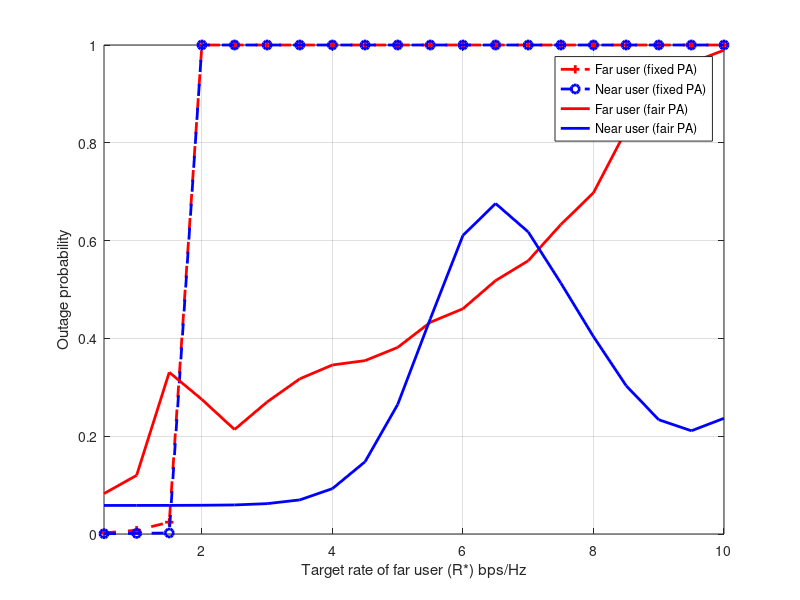

Source code (MATLAB):
clc; clear variables; close all;

N = 10^5;
Pt = 30;                        %Max BS Tx power (dBm)
pt = (10^-3)*db2pow(Pt);        %Max BS Tx power (Linear scale)
No = -114;                      %Noise power (dBm)
no = (10^-3)*db2pow(No);        %Noise power (Linear scale)


r = 0.5:0.5:10;                 %Far user target rate range (R*)

df = 1000; dn = 500;            %Distances

eta = 4;                        %Path loss exponent

p1 = zeros(1,length(r));
p2 = zeros(1,length(r));
pa1 = zeros(1,length(r));
pa2 = zeros(1,length(r));

af = 0.75; an = 0.25;       %Fixed PA (for comparison)



hf = sqrt(df^-eta)*(randn(1,N) + 1i*randn(1,N))/sqrt(2);
hn = sqrt(dn^-eta)*(randn(1,N) + 1i*randn(1,N))/sqrt(2);

g1 = (abs(hf)).^2;
g2 = (abs(hn)).^2;

for u = 1:length(r)
    epsilon = (2^(r(u)))-1;         %Target SINR for far user

        %BASIC FAIR PA%
%        aaf = min(1,epsilon*(no + pt*g1)./(pt*g1*(1+epsilon)));
%        aan = 1 - aaf;

     %IMPROVED FAIR PA%
     aaf = epsilon*(no + pt*g1)./(pt*g1*(1+epsilon));
     aaf(aaf>1) = 0;
     aan = 1 - aaf;



    gamma_f = pt*af*g1./(pt*g1*an + no);
    gamma_nf = pt*af*g2./(pt*g2*an + no);
    gamma_n = pt*g2*an/no;

    gamm_f = pt*aaf.*g1./(pt*g1.*aan + no);
    gamm_nf = pt*aaf.*g2./(pt*g2.*aan + no);
    gamm_n = pt*g2.*aan/no;


    Cf = log2(1 + gamma_f);
    Cnf = log2(1 + gamma_nf);
    Cn = log2(1 + gamma_n);

    Ca_f = log2(1 + gamm_f);
    Ca_nf = log2(1 + gamm_nf);
    Ca_n = log2(1 + gamm_n);

    for k = 1:N
        if Cf(k) < r(u)
            p1(u) = p1(u) + 1;
        end
        if (Cnf(k)<r(u))||(Cn(k) < r(u))
            p2(u) = p2(u) + 1;
        end

        if Ca_f(k) < r(u)
            pa1(u) = pa1(u) + 1;
        end
        if aaf(k) ~= 0
            if (Ca_n(k) < r(u)) || (Ca_nf(k) < r(u))
                pa2(u) = pa2(u) + 1;
            end
        else
            if Ca_n(k) < r(u)
                 pa2(u) = pa2(u) + 1;
            end
        end
    end
end
pout1 = p1/N;
pout2 = p2/N;
pouta1 = pa1/N;
pouta2 = pa2/N;



figure;
plot(r,pout1,'--+r','linewidth',2); hold on; grid on;
plot(r,pout2,'--ob','linewidth',2);
plot(r,pouta1,'r','linewidth',2);
plot(r,pouta2,'b','linewidth',2);
xlabel('Target rate of far user (R*) bps/Hz');
ylabel('Outage probability');
xlim([r(1) r(end)]);
legend('Far user (fixed PA)','Near user (fixed PA)','Far user (fair PA)','Near user (fair PA)');

















